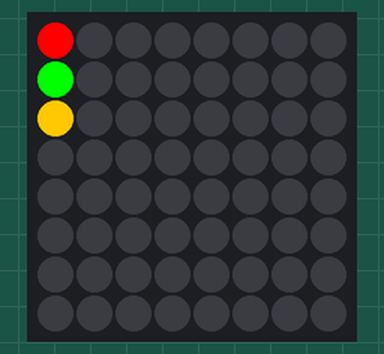
Recording of a program running on a simulated CircuitPython board. Parts: 8×8 RGB LED matrix.

Above: at 0.1 s.
At 2.39 s:
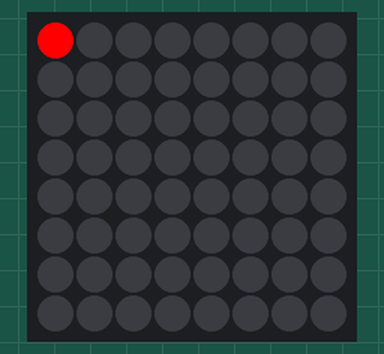
At 9.69 s:
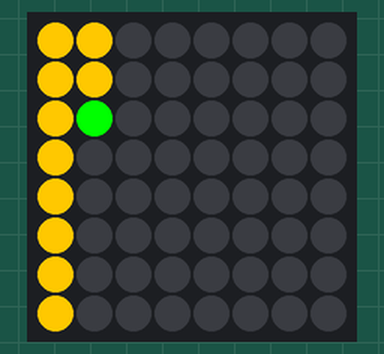
At 19.77 s:
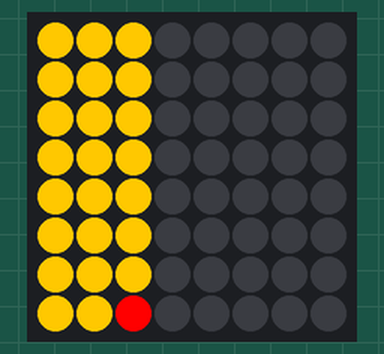
At 29.6 s:
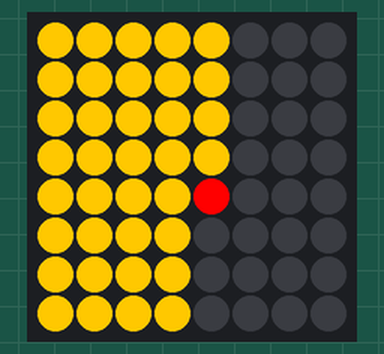
At 39.68 s:
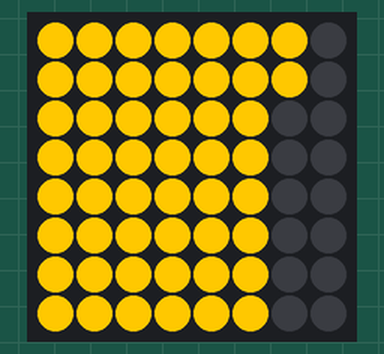

The program:

ht16kk33_bicolor.py
```python
# Import all pins
import time
import board
import busio
from adafruit_ht16k33 import matrix

# Create the I2C interface
i2c = busio.I2C(board.SCL, board.SDA)

# Create the LED bargraph class.
bicolor = matrix.Matrix8x8x2(i2c, address=0x77)

# color mapping shortcut
OFF = 0
GREEN = 1
RED = 2
YELLOW = 3

# Set individual segments of the bicolor matrix
# Illuminate the first three pixels
bicolor[0,0] = GREEN
bicolor[0,1] = RED
bicolor[0,2] = YELLOW

time.sleep(2)

# Edges of an 8x8 matrix
col_max = 8
row_max = 8

# Turn all pixels off
bicolor.fill(OFF)
col = 0
row = 0

# Illuminate each pixel with each color
while row < row_max:

    # Turn them on in a loop
    while col < col_max:
        bicolor[row, col] = RED
        time.sleep(.25)
        bicolor[row, col] = GREEN
        time.sleep(.25)
        bicolor[row, col] = YELLOW
        time.sleep(.25)
        col += 1

    # next row when previous column is full
    if row < row_max:
        row += 1
        col = 0

    # clear matrix, start over
    else:
        row = col = 0
        bicolor.fill(OFF)

time.sleep(1)

# Fill the entrire display, with each color
bicolor.fill(GREEN)
time.sleep(1)
bicolor.fill(RED)
time.sleep(1)
bicolor.fill(YELLOW)
time.sleep(1)
bicolor.fill(OFF)
```
